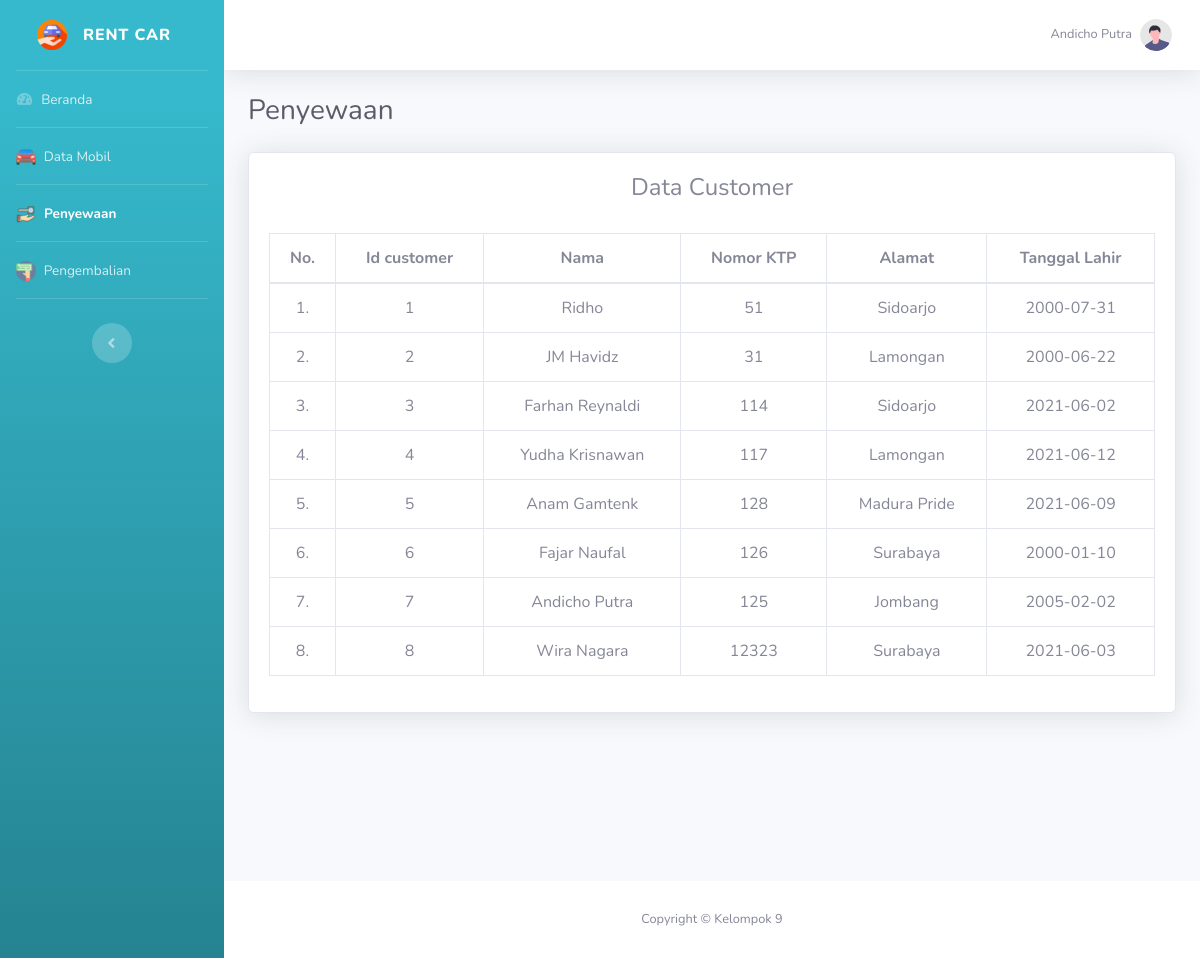
/data_customer.php (signed in), run on the app's committed database.
### tables this page shows
CREATE TABLE `customer` (
  `id_customer` int(11) NOT NULL,
  `nama` varchar(100) NOT NULL,
  `no_ktp` int(16) NOT NULL,
  `alamat` varchar(100) NOT NULL,
  `tanggal_lahir` date NOT NULL
);

### data_customer.php (the view, shortened to what this page needs)
<!DOCTYPE html>
<?php
include "connection/koneksi.php";
$id = $_SESSION['id_admin'];
if(isset ($_SESSION['username'])){
    $query = "select * from admin natural join level_user where id_admin = $id";
    mysqli_query($conn, $query);
    $sql = mysqli_query($conn, $query);
    while($r = mysqli_fetch_array($sql)){
?>
<html lang="en">
<head>
    <link href="vendor/fontawesome-free/css/all.min.css" rel="stylesheet" type="text/css">
    <link href="css/sb-admin-2.min.css" rel="stylesheet">
    <link href="css/arabic.css" rel="stylesheet" >
</head>
<body id="page-top">
    <div id="wrapper">
        <ul class="navbar-nav bg-gradient-info sidebar sidebar-dark accordion" id="accordionSidebar">
        <?php
            if($r['id_level'] == 1){
        ?>
            <a class="sidebar-brand d-flex align-items-center justify-content-center" href="beranda.php">
                <div class="sidebar-brand-icon">
                    <img src="img/icon.png" width="30px" height="30px">
                </div>
                <div class="sidebar-brand-text mx-3">Rent Car</div>
            </a>
            <hr class="sidebar-divider my-0">
            <li class="nav-item">
                <a class="nav-link" href="beranda.php">
                    <i class="fas fa-fw fa-tachometer-alt"></i>
                    <span>Beranda</span>
                </a>
            </li>
            <hr class="sidebar-divider my-0">
            <li class="nav-item">
                <a class="nav-link" href="data_mobil.php">
                <img alt="Image placeholder" src="img/mobil.png">
                    <span>&nbsp;Data Mobil</span>
                </a>
            </li>
            <hr class="sidebar-divider my-0">
            <li class="nav-item active">
                <a class="nav-link" href="peminjaman.php">
                <img alt="Image placeholder" src="img/pinjam.png">
                    <span>&nbsp;Penyewaan</span>
                </a>
            </li>
            <hr class="sidebar-divider my-0">
            <li class="nav-item">
                <a class="nav-link" href="pengembalian.php">
                <img alt="Image placeholder" src="img/kembali.png">
                    <span>&nbsp;Pengembalian</span>
                </a>
            </li>
            <hr class="sidebar-divider my-0">
            <br>
            <div class="text-center d-none d-md-inline">
                <button class="rounded-circle border-0" id="sidebarToggle"></button>
            </div>
        <?php
            } else if($r['id_level'] == 2){
        ?>
            <a class="sidebar-brand d-flex align-items-center justify-content-center" href="beranda.php">
                <div class="sidebar-brand-icon rotate-n-15">
                    <img src="img/dashboard.png" width="30px" height="30px">
                </div>
                <div class="sidebar-brand-text mx-3">Rent Car</div>
            </a>
            <hr class="sidebar-divider my-0">
            <li class="nav-item active">
                <a class="nav-link" href="beranda.php">
                    <i class="fas fa-fw fa-tachometer-alt"></i>
                    <span>Beranda</span>
                </a>
            </li>
            <hr class="sidebar-divider my-0">
            <li class="nav-item">
                <a class="nav-link" href="data_mobil_admin.php">
                    <i class="fas fa-fw fa-folder"></i>
                    <span>Data Mobil</span>
                </a>
            </li>
            <hr class="sidebar-divider my-0">
            <li class="nav-item">
                <a class="nav-link" href="data_transaksi.php">
                    <i class="fas fa-fw fa-folder"></i>
                    <span>Data Transaksi</span>
                </a>
            </li>
            <hr class="sidebar-divider my-0">
            <br>
            <div class="text-center d-none d-md-inline">
                <button class="rounded-circle border-0" id="sidebarToggle"></button>
            </div>
        <?php
            }
        ?>
        </ul>
        <div id="content-wrapper" class="d-flex flex-column">
            <div id="content">
                <nav class="navbar navbar-expand navbar-light bg-white topbar mb-4 static-top shadow">
                    <ul class="navbar-nav ml-auto">
                        <li class="nav-item dropdown no-arrow">
                            <a class="nav-link dropdown-toggle" href="#" id="userDropdown" role="button"
                                data-toggle="dropdown" aria-haspopup="true" aria-expanded="false">
                                <span class="mr-2 d-none d-lg-inline text-gray-600 small"><?php echo $r['nama'];?></span>
                                <img class="img-profile rounded-circle"
                                    src="img/undraw_profile.svg">
                            </a>
                        </li>
                    </ul>
                </nav>
            <div class="container-fluid">
                <div class="d-sm-flex align-items-center justify-content-between mb-4">
                    <h1 class="h3 mb-0 text-gray-800">Penyewaan</h1>
                </div>
                <section class="mar-top--x-3 mar-bottom--x-5">
                    <div class="card shadow mb-4">
                        <div class="card-body">
                            <div class="responsive">
                                <div class="judul">
                                    <h4 align="center">Data Customer</h4>
                                    <br>
                                </div>
                                <?php
                                $query_data_customer = "SELECT * FROM customer";
                                $sql_data_customer = mysqli_query($conn, $query_data_customer);
                                $no = 1;
                                ?>
                                <table class="table table-bordered" id="dataTable" width="100%" cellspacing="0">
                                    <thead align="center">
                                        <tr>
                                            <th>No.</th>
                                            <th>Id customer</th>
                                            <th>Nama</th>
                                            <th>Nomor KTP</th>
                                            <th>Alamat</th>
                                            <th>Tanggal Lahir</th>
                                        </tr>
                                    </thead>
                                    <tbody align="center">
                                    <?php
                                        while($r_dt_customer = mysqli_fetch_array($sql_data_customer)){
                                    ?>
                                        <tr class="odd gradeX">
                                        <td><center><?php echo $no++; ?>.</center></td>
                                        <td><?php echo $r_dt_customer['id_customer']; ?></td>
                                        <td><?php echo $r_dt_customer['nama']; ?></td>
                                        <td><?php echo $r_dt_customer['no_ktp']; ?></td>
                                        <td><?php echo $r_dt_customer['alamat']; ?></td>
                                        <td><?php echo $r_dt_customer['tanggal_lahir']; ?></td>
                                        </tr>
                                    <?php
                                        }
                                    ?>
                                    </tbody>
                                </table>
                            </div>
                        </div>
                    </div>
                </section>
            </div>
            <br><br><br><br><br><br>
            <footer class="sticky-footer bg-white">
                <div class="container my-auto">
                    <div class="copyright text-center my-auto">
                        <span>Copyright &copy; Kelompok 9</span>
                    </div>
                </div>
            </footer>
        </div>
    </div>
</body>
</html>
<?php
  }
} else {
  header('location: logout.php');
}
?>

### data on the page
customer: id_customer "1", nama "Ridho", no_ktp "51", alamat "Sidoarjo", tanggal_lahir "2000-07-31"
customer: id_customer "2", nama "JM Havidz", no_ktp "31", alamat "Lamongan", tanggal_lahir "2000-06-22"
customer: id_customer "3", nama "Farhan Reynaldi", no_ktp "114", alamat "Sidoarjo", tanggal_lahir "2021-06-02"
customer: id_customer "4", nama "Yudha Krisnawan", no_ktp "117", alamat "Lamongan", tanggal_lahir "2021-06-12"
customer: id_customer "5", nama "Anam Gamtenk", no_ktp "128", alamat "Madura Pride", tanggal_lahir "2021-06-09"
customer: id_customer "6", nama "Fajar Naufal", no_ktp "126", alamat "Surabaya", tanggal_lahir "2000-01-10"
customer: id_customer "7", nama "Andicho Putra", no_ktp "125", alamat "Jombang", tanggal_lahir "2005-02-02"
customer: id_customer "8", nama "Wira Nagara", no_ktp "12323", alamat "Surabaya", tanggal_lahir "2021-06-03"

### other printed values
$r['nama'] "Andicho Putra"
